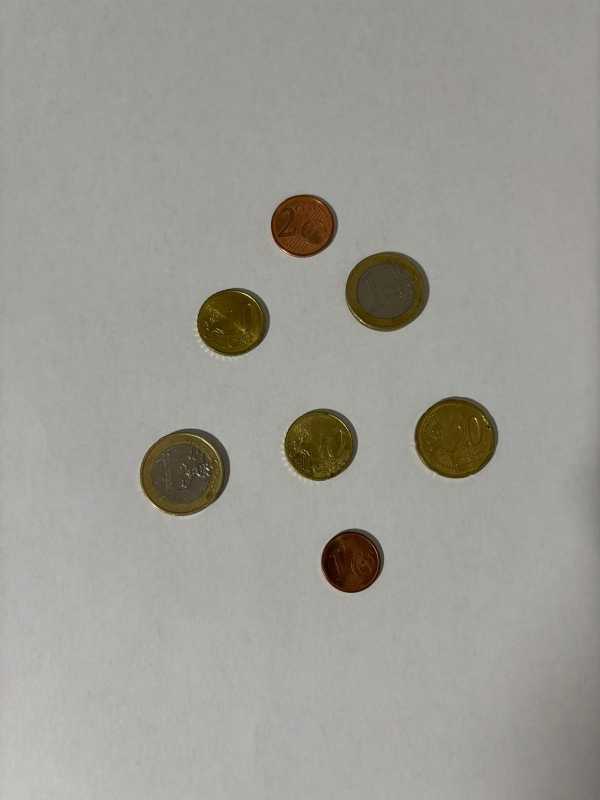
#> input picture MonedasPropias.jpg, 1200 x 1600 px (shown at 1/2 size)
$ jupyter execute --allow-errors VC_P3.ipynb   (text cells are left out)
#> lines starting #> are read from the running program, lines starting #| are printed output that depends on the picture; after the words box and inside, x2 and y2 are one past the last pixel; in counts of white or black regions, pixels touching at a corner belong together
[cell 1]
import cv2
import numpy as np
import matplotlib.pyplot as plt
from sklearn.metrics import confusion_matrix
import seaborn as sns

[cell 2]
#Vizaulización del histograma de la imagen MonedasPropias.jpg, para elegir el umbral
img = cv2.imread('MonedasPropias.jpg')
#> img is the input picture: shape (1600, 1200, 3); mean B, G, R 148.4, 155.1, 156.5
monedas_gris = cv2.cvtColor(img, cv2.COLOR_BGR2GRAY)
hist = cv2.calcHist([monedas_gris], [0], None, [256], [0, 256])
#> hist = 256 values, max 99457 at index 160, min 0 at index 0, mean 7500

plt.title("Histograma")
plt.xlabel("Bins")
plt.ylabel("# píxeles")
plt.plot(hist)
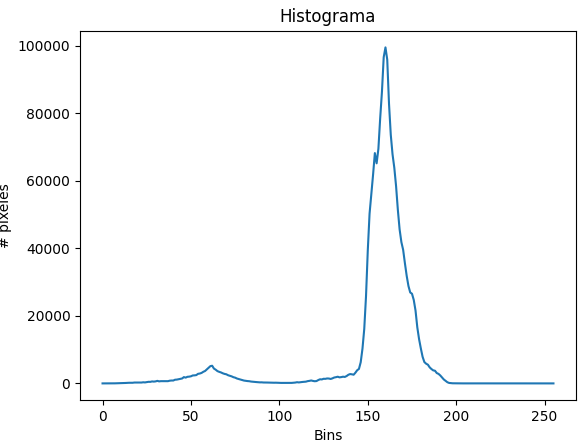
#> figure drawn by matplotlib, 1 panel; curve peaks at x = 160, y = 99457

[cell 3]
#Selección del umbral

#Opción 1: Umbralizado fijo
umbral = 120
th1,img_th1 = cv2.threshold(monedas_gris,umbral,255,cv2.THRESH_BINARY_INV)
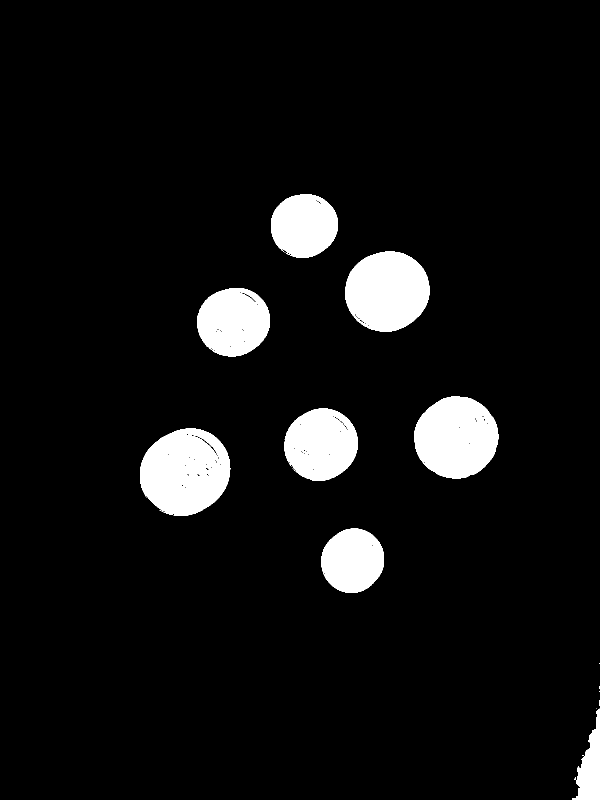
#> img_th1: shape (1600, 1200) (shown at 1/2 size); 6.7% white; 17 white regions (9 under 20 px), largest, box (x1, y1, x2, y2) and area: (280, 857, 461, 1032) 23996, (828, 793, 997, 957) 21351, (690, 503, 859, 664) 21161
#> th1 = 120
print('Umbral fijo usado ', th1)
#| Umbral fijo usado  120.0

#Opción 2: Umbralizado con Otsu
th2,img_th2 = cv2.threshold(monedas_gris,0,255,cv2.THRESH_BINARY_INV+cv2.THRESH_OTSU)
#> img_th2: shape (1600, 1200); 6.4% white; 19 white regions (10 under 20 px), largest, box (x1, y1, x2, y2) and area: (280, 857, 460, 1032) 23749, (828, 793, 996, 957) 21184, (690, 503, 859, 664) 21036
#> th2 = 110
print('Umbral Otsu ', th2)
#| Umbral Otsu  110.0

plt.subplot(1, 3, 1)
plt.axis("off")
plt.imshow(monedas_gris,cmap='gray')
plt.title('Original')

plt.subplot(1, 3, 2)
plt.axis("off")
plt.imshow(img_th1,cmap='gray')
plt.title('FIJO invertida')

plt.subplot(1, 3, 3)
plt.axis("off")
plt.imshow(img_th2,cmap='gray')
plt.title('OTSU invertida')

[cell 4]
#Detección de monedas con el umbral de Otsu

#Convertir la imagen original a escala de grises
monedas_gris = cv2.cvtColor(img, cv2.COLOR_BGR2GRAY)

#Aplicar un desenfoque Gaussiano para reducir el ruido y suavizar la imagen
pimg = cv2.GaussianBlur(monedas_gris, (9, 9), 2)
edges = cv2.Canny(pimg, 50, 150)
#> edges: shape (1600, 1200); 0.24% white in thin lines or dots, all inside (x1, y1, x2, y2) = (279, 389, 997, 1186)

monedas_rgb = cv2.cvtColor(img, cv2.COLOR_BGR2RGB)

#Redimensionar la imagen para que se muestre correctamente en la pantalla
width = int(monedas_rgb.shape[1] * 0.5)
height = int(monedas_rgb.shape[0] * 0.5)
dim = (width, height)
img_resized = cv2.resize(monedas_rgb, dim, cv2.INTER_AREA)

#Factor de escala para convertir las coordenadas de la imagen redimensionada a la original
escala_X = img.shape[1] / img_resized.shape[1]
escala_Y = img.shape[0] / img_resized.shape[0]

#Detectar círculos en la imagen usando el método Hough Circle Transform
circ = cv2.HoughCircles(
    edges,
    cv2.HOUGH_GRADIENT,
    dp=1,
    minDist=50,
    param1=100,
    param2=30,
    minRadius=30,
    maxRadius=200
)
#> circ = [[911.5, 874.5, 82.3], [362.5, 949.5, 80.8], [773.5, 580.5, 83.8], [638.5, 890.5, 71.1], [705.5, 1120.5, 64.1], [463.5, 644.5, 68.8], [608.5, 453.5, 66.9]]

#Diccionario con los radios aproximados de las monedas y su valor en euros
valor_monedas = {
    12.875: 2.00,
    11.625: 1.00,
    11.125: 0.20,
    9.875: 0.10,
    9.375: 0.02,
    8.125: 0.01
}

#Variables para almacenar la moneda seleccionada y el conteo de monedas
monedaEscogida = None
conteo_monedas = {valor: 0 for valor in valor_monedas.values()}

#Factor de escala para convertir los radios de los círculos a milímetros
factor_escala = (23.25 / 2) / 82
margen_error = 0.75

#Función para manejar el evento de clic del ratón
# [74 lines left out: functions click_event, find_coins, not called in this run]

#Mostrar la imagen redimensionada con los círculos dibujados
cv2.imshow("Monedas", cv2.cvtColor(img_resized, cv2.COLOR_BGR2RGB))
cv2.setMouseCallback("Monedas", click_event)
cv2.waitKey(0)
cv2.destroyAllWindows()

[cell 5]
#Captura de video en tiempo real
vid = cv2.VideoCapture(0)

#Diccionario con los diámetros (en mm) de diferentes monedas y su valor en euros
valor_monedas = {
    12.875: 2.00,
    11.625: 1.00,
    11.125: 0.20,
    9.875: 0.10,
    9.375: 0.02,
    8.125: 0.01
}

#Inicialización del conteo de monedas por valor y del valor total
conteo_monedas = {valor: 0 for valor in valor_monedas.values()}
valor_total = 0.0

#Factor de escala para convertir los radios de los círculos a milímetros (depende de la resolución y distancia de la cámara)
factor_escala = (23.25 / 2) / 82

#Tolerancia para el radio de las monedas
margen_error = 0.75

#Inicializamos el modo de la cámara (0 modo normal, 1 detección de monedas)
mode = 0
frame_copied = False            #Bandera para copiar el frame

while True:
    #Capturar el frame de la cámara
    ret, frame = vid.read()
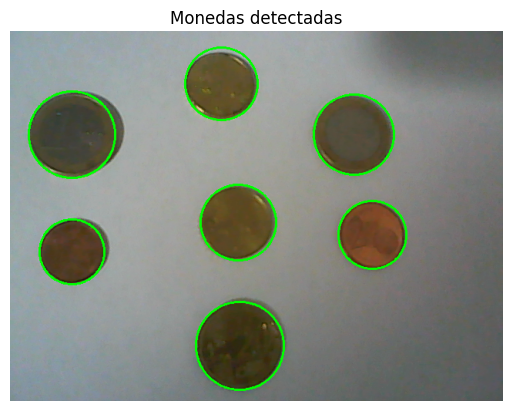
#> input picture image.png, 512 x 411 px, given in place of the camera
#> frame is the input picture: shape (411, 512, 3); mean B, G, R 137.5, 147, 141.7

    if mode == 1 and not frame_copied:
        frame_copy = frame.copy()   #Copiar el frame
        frame_copied = True
        frame_gris = cv2.cvtColor(frame_copy, cv2.COLOR_BGR2GRAY) #Convertir el frame a escala de grises
        pimg = cv2.GaussianBlur(frame_gris, (9, 9), 2)            #Aplicar un desenfoque Gaussiano para suavizar la imagen

        #Conversión a RGB
        monedas_rgb = cv2.cvtColor(frame_copy, cv2.COLOR_BGR2RGB)

        #Detección de bordes
        edges = cv2.Canny(pimg, 30, 120)

        #Detección de círculos (monedas) en la imagen usando la Transformada de Hough
        circ = cv2.HoughCircles(
            edges,
            cv2.HOUGH_GRADIENT,
            dp=1,
            minDist=50,
            param1=100,
            param2=30,
            minRadius=10,
            maxRadius=300
        )

        if circ is not None:
            circulos = np.uint16(np.around(circ))   #Redondear los círculos detectados
            contador_monedas = 0                    #Inilización del contador de monedas

            for circulo in circulos[0, :]:
                x, y, radio = circulo                                           #Coordenadas y radio del círculo
                zona = frame_copy[y - radio:y + radio, x - radio:x + radio]     #Extraemos la zona de la imagen correspondiente a la moneda detectada

                #Comprobamos si la zona extraída es válida
                altura, ancho, _ = zona.shape

                if altura > 0 and ancho > 0:
                    relacion_aspecto = ancho / altura       #Calculamos la relación de aspecto para asegurarnos de que sea aproximadamente un círculo
                    if 0.9 < relacion_aspecto < 1.1:        #Si es cercano a 1, lo consideramos un círculo
                        contador_monedas += 1
                        cv2.circle(frame_copy, (x, y), radio, (0, 255, 0), 2)       #Dibujamos un círculo alrededor de la moneda detectada en la imagen
                        radio_en_mm = radio * factor_escala                         #Calculamos el radio de la moneda en milímetros
                        valor_moneda = 0                                            #Inicializamos el valor de la moneda

                        #Comparamos el radio detectado con los radios conocidos de las monedas
                        for r in valor_monedas.keys():
                            if r - margen_error <= round(radio_en_mm, 3) <= r + margen_error:
                                valor_moneda = valor_monedas[r]                                 #Asignamos el valor de la moneda detectada
                                conteo_monedas[valor_moneda] += 1                               #Incrementamos el conteo de esta moneda
                                break

                        #Sumamos el valor de la moneda al valor total
                        valor_total += valor_moneda

        #Mostramos la imagen con las monedas detectadas usando matplotlib
        plt.axis("off")
        plt.imshow(cv2.cvtColor(frame_copy, cv2.COLOR_BGR2RGB))
        plt.title('Monedas detectadas')
        plt.show()
        print(f'Número de monedas: {contador_monedas}')

        #Mostramos en consola el conteo de cada tipo de moneda y el valor total
        for valor, cantidad in conteo_monedas.items():
            if cantidad > 0:
                print(f'Monedas de {valor:.2f}€: {cantidad}')
        print(f'Valor total de las monedas: {valor_total:.2f}€')

    #Mostrar el frame de la cámara
    cv2.imshow('Cam', frame)

    #Esperamos la entrada de una tecla
    tecla = cv2.waitKey(20)
#> (key Esc is pressed here)
    if tecla == 27:                 #Si se presiona la tecla ESC, salimos del bucle
        break
    elif tecla == ord('1'):         #Si se presiona la tecla 1, entramos en el conteo de monedas
        contador_monedas = 0
        frame_copied = False
        mode = 1
    elif tecla == ord('2'):         #Si se presiona la tecla 2, salimos del conteo de monedas
        mode = 0

#Liberamos
vid.release()
cv2.destroyAllWindows()

[cell 6]
#Se cargan las imágenes
frag = cv2.imread('fragment-03-olympus-10-01-2020.JPG')
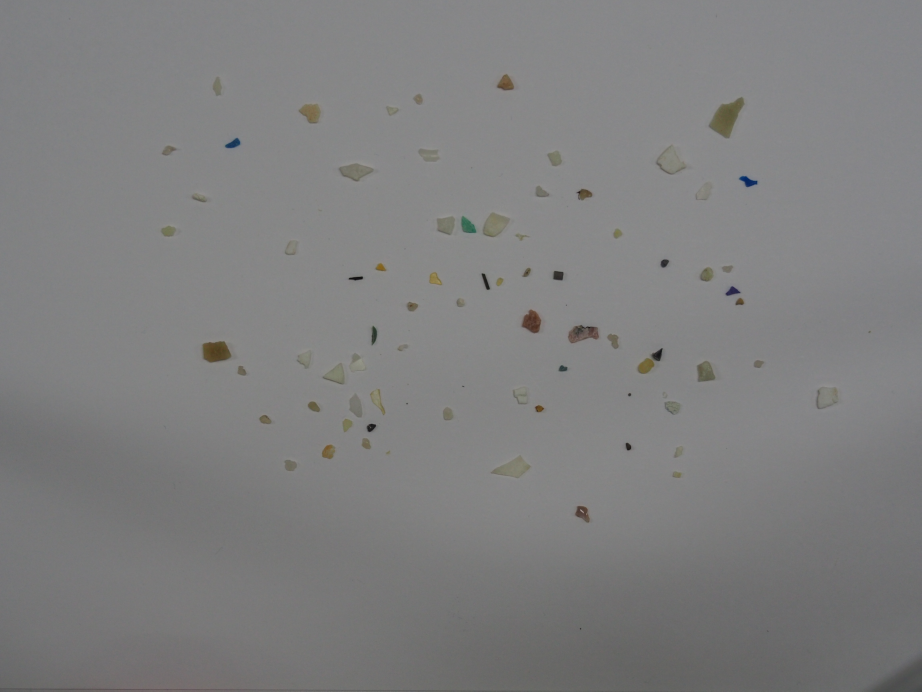
#> input picture fragment-03-olympus-10-01-2020.JPG, 4608 x 3456 px (shown at 1/5 size)
#> frag is the input picture: shape (3456, 4608, 3); mean B, G, R 126.9, 126.7, 126.8
pellet = cv2.imread('pellet-03-olympus-10-01-2020.JPG')
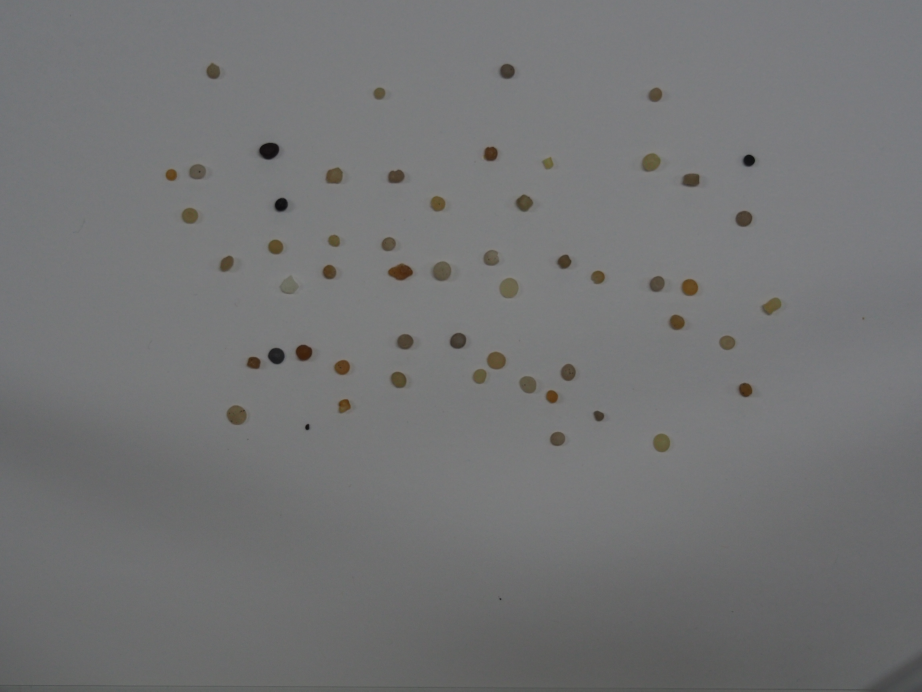
#> input picture pellet-03-olympus-10-01-2020.JPG, 4608 x 3456 px (shown at 1/5 size)
#> pellet is the input picture: shape (3456, 4608, 3); mean B, G, R 116.1, 115.6, 115.1
alqui = cv2.imread('tar-03-olympus-10-01-2020.JPG')

#Mostramos
plt.figure(figsize=(15, 6))
plt.subplot(131)
plt.axis("off")
plt.imshow(frag)
plt.title('Fragmentos')

plt.subplot(132)
plt.axis("off")
plt.imshow(pellet)
plt.title('Pellet')

plt.subplot(133)
plt.axis("off")
#> (the rest of this cell did not finish here and is left out)

[cell 7]
#Secciones sobre las que trabajar
recorte_frag = (slice(0, 2500), slice(900, 4000))
recorte_pellets = (slice(0, 2300), slice(900, 4000))
recorte_tar = (slice(0, 2550), slice(900, 3700))

# Recortar y normalizar las imágenes
def preprocesar_imagen(imagen, recorte):
    #Recortar
    imagen_recortada = imagen[recorte]
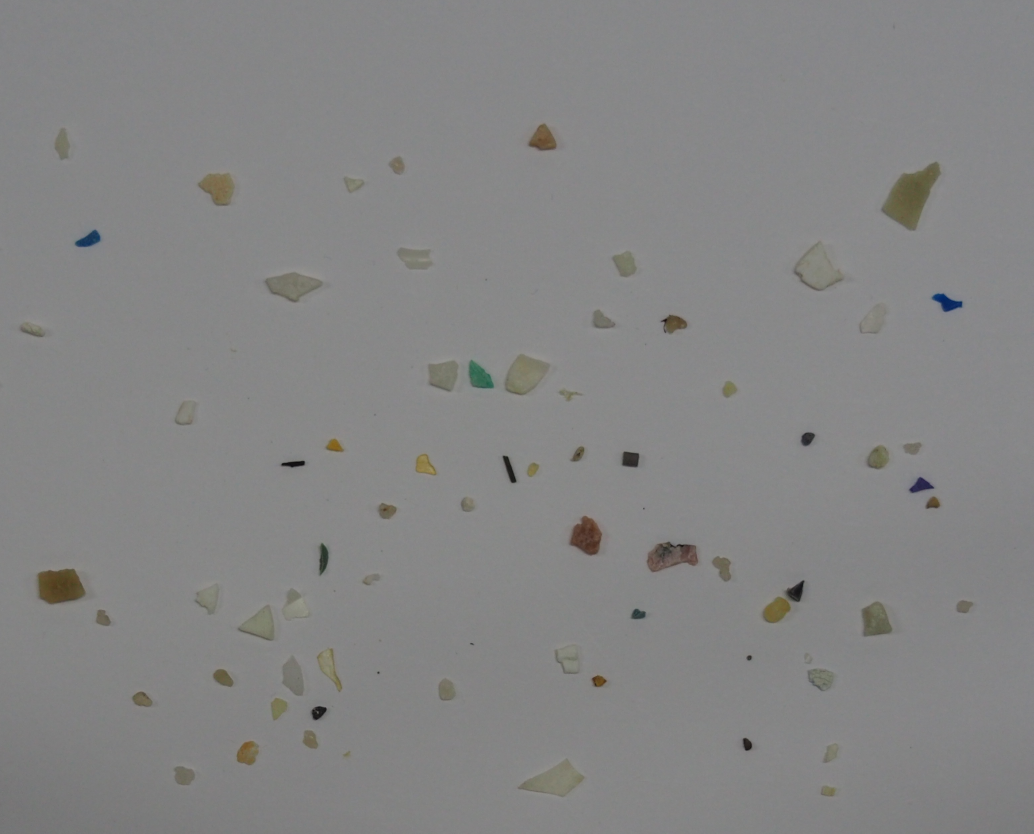
#> imagen_recortada: shape (2500, 3100, 3) (shown at 1/3 size); mean B, G, R 132.2, 132.4, 132.4
    #Convertir a escala de grises
    imagen_gris = cv2.cvtColor(imagen_recortada, cv2.COLOR_BGR2GRAY)
    #Normalizar entre 0 y 255
    imagen_norm = cv2.normalize(imagen_gris, None, 0, 255, cv2.NORM_MINMAX)
    #Suavizar
    imagen_suave = cv2.GaussianBlur(imagen_norm, (15, 15), 0)
    return imagen_suave

frag_gris = preprocesar_imagen(frag, recorte_frag)
pellet_gris = preprocesar_imagen(pellet, recorte_pellets)
#> in preprocesar_imagen (call 2), `imagen_norm = cv2.normalize(imagen_gris, None, 0, 255, cv2.NORM_MINMAX)`:
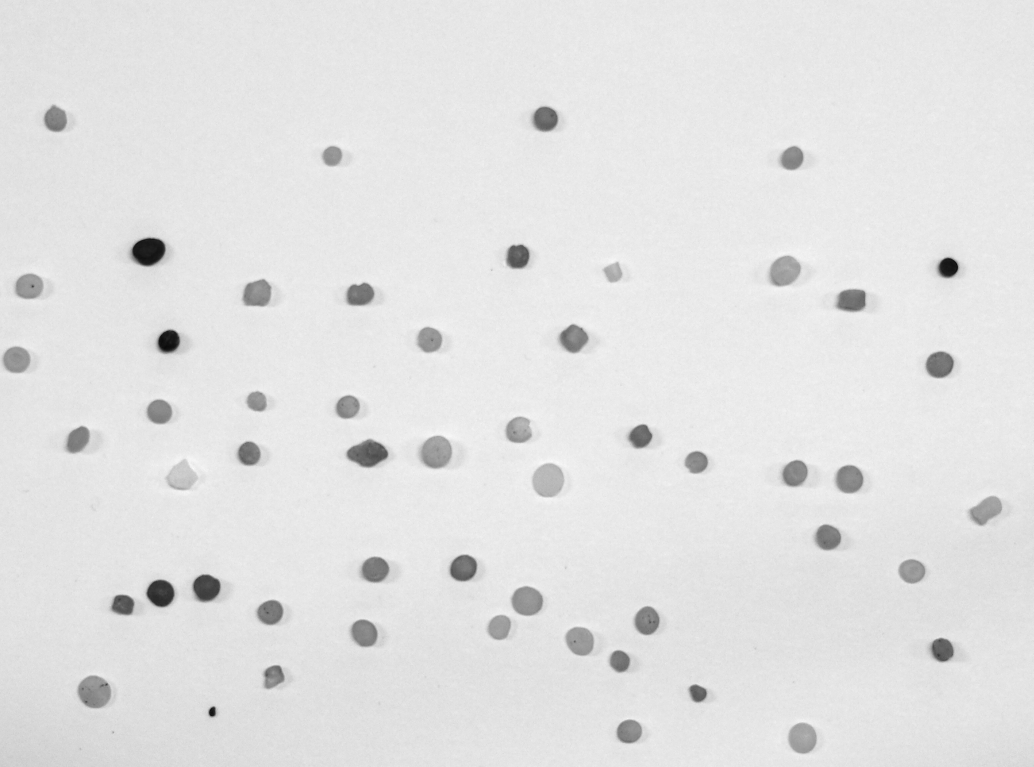
#> imagen_norm: shape (2300, 3100) (shown at 1/3 size); min 0, max 255, mean 226
#> (the rest of this cell did not finish here and is left out)

[cell 8]
def segmentar_imagen(imagen):
    #Umbralizado con Otsu
    umbral = cv2.threshold(imagen, 0, 255, cv2.THRESH_BINARY_INV+cv2.THRESH_OTSU)[1]
#> umbral: shape (2500, 3100); 1.8% white; 85 white regions (7 under 20 px), largest, box (x1, y1, x2, y2) and area: (2645, 488, 2820, 690) 17938, (112, 1706, 257, 1814) 12451, (1940, 1624, 2095, 1717) 10011
    return umbral

frag_segmentada = segmentar_imagen(frag_gris)
pellet_segmentada = segmentar_imagen(pellet_gris)
#> in segmentar_imagen (call 2), `umbral = cv2.threshold(imagen, 0, 255, cv2.THRESH_BINARY_INV+cv2.THRES..`:
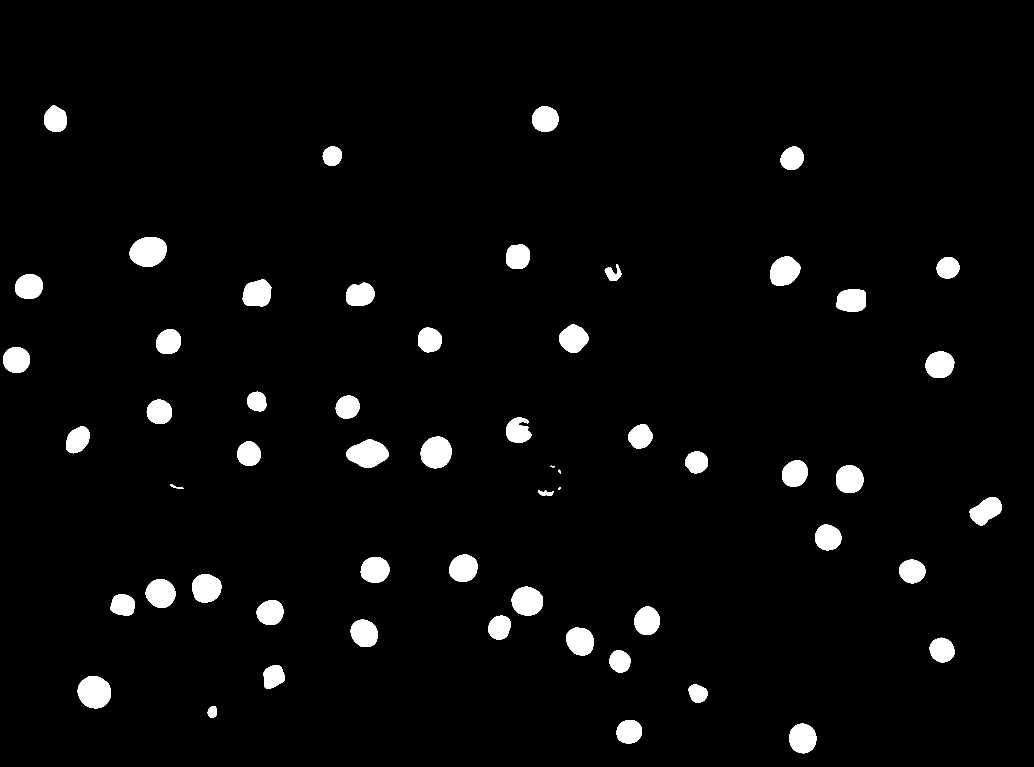
#> umbral: shape (2300, 3100) (shown at 1/3 size); 3.4% white; 57 white regions
#> (the rest of this cell did not finish here and is left out)

[cell 9]
def clasificar(imagen_segmentada):
    #Detectamos contornos en la imagen segmentada
    contornos, _ = cv2.findContours(imagen_segmentada, cv2.RETR_EXTERNAL, cv2.CHAIN_APPROX_SIMPLE)
#> contornos = 85 contours, 9 with area under 20; largest, box (x1, y1, x2, y2) and area: (2645, 488, 2820, 690) 17684, (112, 1706, 257, 1814) 12252, (1940, 1624, 2095, 1717) 9816, (1707, 1548, 1807, 1667) 8012, (2288, 1740, 2416, 1869) 6862

    #Inicializamos el diccionario de clasificaciones
    clasificaciones = {'fragmentos': 0, 'pellets': 0, 'alquitran': 0}

    for contorno in contornos:
        area = cv2.contourArea(contorno)                #Calculamos el área del contorno
        perimetro = cv2.arcLength(contorno, True)       #Calculamos el perímetro del contorno
        _, _, w, h = cv2.boundingRect(contorno)         #Obtenemos el rectángulo delimitador

        #Cálculo de la compacidad y la relación de aspecto
        if area > 0:
            compacidad = (perimetro ** 2) / area
        else:
            compacidad = 0
        relacion_aspecto = w / h

        #Clasificamos según las propiedades geométricas
        if compacidad < 15 and np.isclose(relacion_aspecto, 1.0, atol=0.1):     #Si la compacidad es baja y la relación de aspecto es cercana a 1, es un pellet
            clasificaciones['pellets'] += 1
        elif relacion_aspecto > 1.2:                                            #Si la relación de aspecto es mayor a 1.2, es un fragmento
            clasificaciones['fragmentos'] += 1
        else:                                                                   #De lo contrario, es alquitrán
            clasificaciones['alquitran'] += 1
#> this loop made 85 passes
#> (area, perimetro, w, h, compacidad, relacion_aspecto) on passes 1, 2, 4, 5, 6, 7, 8, 10: (225.5, 97.01, 35, 18, 41.74, 1.94), (36, 27.31, 12, 6, 20.72, 2), (2158, 185.2, 57, 52, 15.89, 1.1), (34.5, 23.07, 7, 8, 15.43, 0.875), (2965, 246.8, 63, 70, 20.54, 0.9), (1018.5, 123.2, 33, 42, 14.89, 0.786), (1494, 157.5, 43, 51, 16.61, 0.843), (1686, 159.2, 52, 46, 15.03, 1.13)
#> after the loop, clasificaciones = {'fragmentos': 42, 'pellets': 2, 'alquitran': 41}

    return clasificaciones

frag_clasif = clasificar(frag_segmentada)
#> frag_clasif = {'fragmentos': 42, 'pellets': 2, 'alquitran': 41}
pellet_clasif = clasificar(pellet_segmentada)
#> in clasificar (call 2), `contornos, _ = cv2.findContours(imagen_segmentada, cv2.RETR_EXTERNAL, ..`: contornos = 57 contours; largest, box (x1, y1, x2, y2) and area: (389, 711, 500, 801) 7658, (233, 2028, 333, 2125) 7439, (1039, 1318, 1166, 1403) 7312, (1262, 1309, 1355, 1405) 6809, (1535, 1760, 1629, 1847) 6274
#> the loop in clasificar (call 2), `for contorno in contornos:` made 57 passes
#> (area, perimetro, w, h, compacidad, relacion_aspecto) on passes 1 to 8: (5605, 280.9, 81, 89, 14.08, 0.91), (4192, 242.3, 76, 70, 14.01, 1.09), (731, 103.3, 28, 35, 14.58, 0.8), (2265.5, 183.1, 57, 55, 14.8, 1.04), (7439, 323.2, 100, 97, 14.04, 1.03), (3339.5, 228.4, 64, 71, 15.62, 0.901), (3177.5, 211.2, 62, 67, 14.04, 0.925), (4148, 242.8, 74, 74, 14.21, 1)
#> (the rest of this cell did not finish here and is left out)
